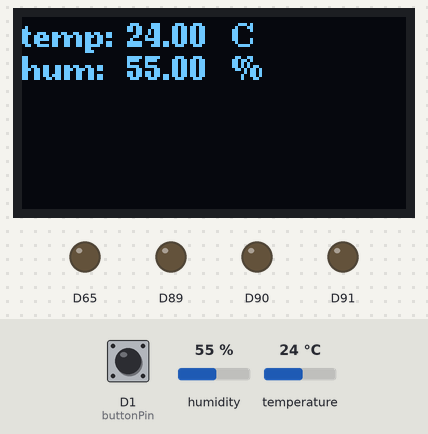
The sketch below on a simulated Arduino MKR. Parts: 128×64 one-colour display, output pins drawn as LEDs (lit = HIGH). Inputs (shaded band) come from the test bench; at power-on: D1 (buttonPin) LOW, humidity 55 %, temperature 24 °C. What the sketch prints to the serial monitor is not drawn.

Above: at 1.2 s.
1.3 s: D1 (buttonPin) pulled HIGH for 1 s
At 3.3 s:
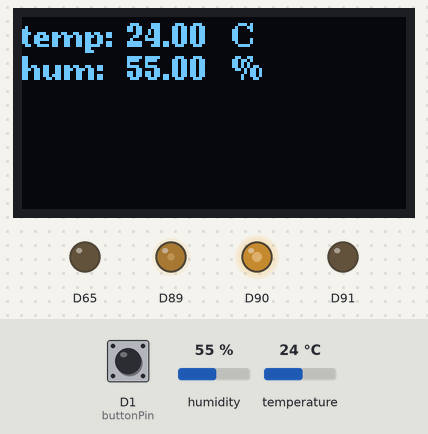
3.8 s: humidity set to 53 %
At 4.5 s:
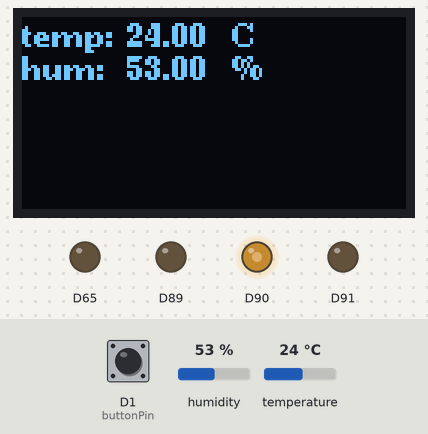
5.6 s: temperature set to 24.5 °C
7.6 s: temperature set to 25.5 °C
At 9.0 s:
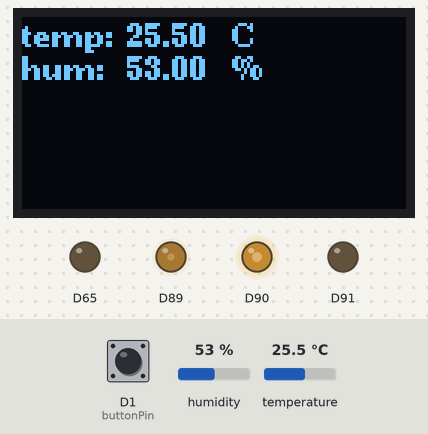
9.6 s: humidity set to 58 %
11.6 s: humidity set to 61 %
At 13.5 s:
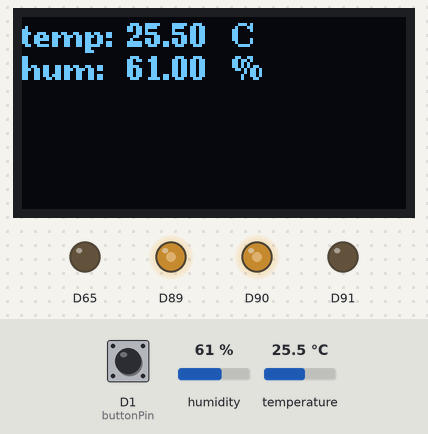
Timing chart, 0 to 14.6 s (numbered marks = the images above; inputs shaded):
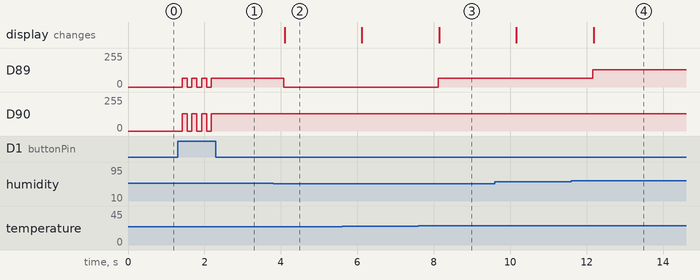

The sketch:

temp_mon.ino
```cpp
#include <Arduino.h>
#include <U8g2lib.h>
#include <DHT.h>
#include <DHT_U.h>

#ifdef U8X8_HAVE_HW_SPI
#include <SPI.h>
#endif
#ifdef U8X8_HAVE_HW_I2C
#include <Wire.h>
#endif

#include <WiFiNINA.h>
#include <utility/wifi_drv.h>

int buttonState = 0;
int buttonSwitch = 1;

const int buttonPin = 1;
const int redLedPin = 25;
const int greenLedPin = 26;
const int blueLedPin = 27;

DHT dht(2, DHT22);
U8G2_SSD1306_128X64_ALT0_F_HW_I2C u8g2(U8G2_R0, /* reset=*/ U8X8_PIN_NONE); // SSD1306 and SSD1308Z are compatible

// U8G2_SSD1306_128X64_NONAME_F_SW_I2C u8g2(U8G2_R0, /* clock=*/ SCL, /* data=*/ SDA, /* reset=*/ U8X8_PIN_NONE);    //Low spped I2C

void setup(void) {
  WiFiDrv::pinMode(redLedPin, OUTPUT); // red
  WiFiDrv::pinMode(greenLedPin, OUTPUT); // green
  WiFiDrv::pinMode(blueLedPin, OUTPUT); // blue
  WiFiDrv::pinMode(buttonPin, OUTPUT); // button
  Serial.begin(9600);
  Serial.println(F("starting temperature and humidity monitor"));
  u8g2.begin();
  u8g2.clearBuffer();
  Wire.begin();
  dht.begin();
}

void loop(void) {
  float temp, hum;

  hum = dht.readHumidity();
  temp = dht.readTemperature();

  u8g2.clearBuffer();
  u8g2.setFont(u8g2_font_ncenB08_tr);

  if (isnan(hum) || isnan(temp)) {
    Serial.println(F("Failed to read from DHT sensor!"));
    u8g2.drawStr(0,21,"no sensor!");
    u8g2.sendBuffer();

    WiFiDrv::analogWrite(25, 255);
    WiFiDrv::analogWrite(26, 0);
    WiFiDrv::analogWrite(27, 0);

    delay(1000);
    return;
  }

  buttonState = digitalRead(buttonPin);

  Serial.println(buttonState);
  if (buttonState == 1){
    if (buttonSwitch == 1){
      buttonSwitch = 0;
    }else{
      buttonSwitch = 1;
    }
  }

  if (buttonSwitch == 0){
    if (temp >= 32 || hum >= 70 ) {
      WiFiDrv::analogWrite(25, 255);
      WiFiDrv::analogWrite(26, 0);
      WiFiDrv::analogWrite(27, 0);
    }
    else if(temp >= 30 || hum >= 60){
      WiFiDrv::analogWrite(25, 128);
      WiFiDrv::analogWrite(26, 128);
      WiFiDrv::analogWrite(27, 0);
    }
    else if(temp >= 25 || hum >= 55){
      WiFiDrv::analogWrite(25, 64);
      WiFiDrv::analogWrite(26, 128);
      WiFiDrv::analogWrite(27, 0);
    }
    else if(temp < 25 || hum < 55){
      WiFiDrv::analogWrite(25, 0);
      WiFiDrv::analogWrite(26, 128);
      WiFiDrv::analogWrite(27, 0);
    }
  }else{
      WiFiDrv::analogWrite(25, 0);
      WiFiDrv::analogWrite(26, 0);
      WiFiDrv::analogWrite(27, 0);
  }

  // print to monitor
  Serial.print(F("Humidity: "));
  Serial.print(hum);
  Serial.print(F("%  Temperature: "));
  Serial.print(temp);
  Serial.println(F("°C "));

  // print to oled
  u8g2.drawStr(0,10,"temp: ");
  u8g2.drawStr(35,10, String(temp).c_str());
  u8g2.drawStr(70,10,"C");
  u8g2.drawStr(0,21,"hum: ");
  u8g2.drawStr(35,21, String(hum).c_str());
  u8g2.drawStr(70,21,"%");

  u8g2.sendBuffer();
  delay(100);
}
```

Measured:
- the behaviour switches between 55 and 54 % on humidity (found by bisection; images 1 and 2)
- the behaviour switches between 24.9 and 25 °C on temperature (found by bisection; images 2 and 3)
- the behaviour switches between 59 and 60 % on humidity (found by bisection; images 3 and 4)
- after the input at 1.3 s, D89: alternates 64/255 for 0.13 s and 0/255 for 0.13 s, 7 changes in all, then stays 64/255, starting after 0.12 s; D90: alternates 128/255 for 0.13 s and 0/255 for 0.13 s, 7 changes in all, then stays 128/255, starting after 0.12 s
- after the input at 3.8 s, D89: 64/255 → 0/255 after 0.28 s; the display: changes after 0.30 s (image 2)
- after the input at 7.6 s, D89: 0/255 → 64/255 after 0.52 s; the display: changes after 0.54 s (image 3)
- after the input at 11.6 s, D89: 64/255 → 128/255 after 0.56 s; the display: changes after 0.58 s (image 4)
